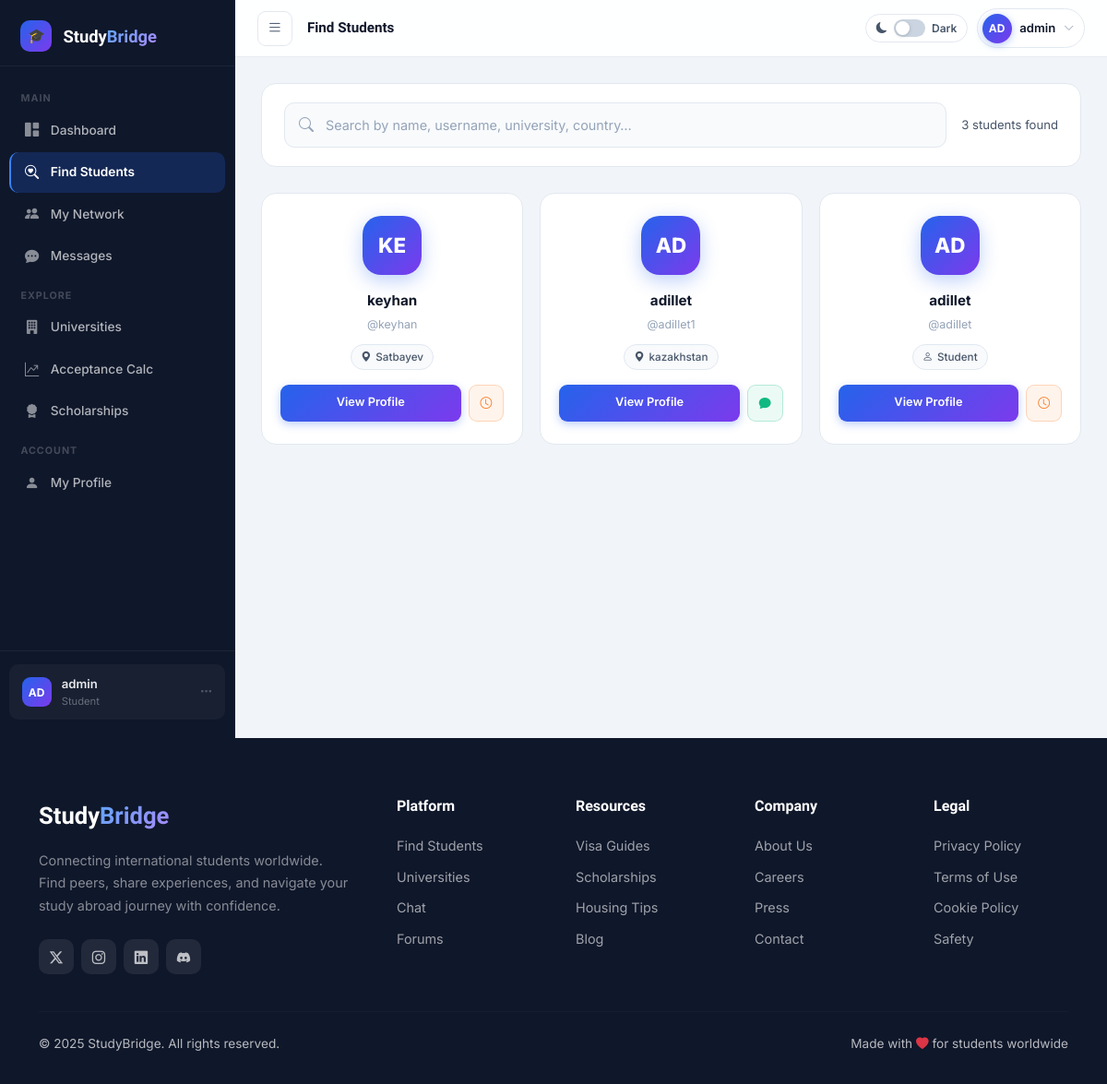
The page /students/ (signed in) on the database its author committed.
### accounts/models.py (models this page shows, shortened)
class User(AbstractUser):
    STUDY_LEVEL_CHOICES = [
        ('bachelor', "Bachelor's Degree"),
        ('master', "Master's Degree"),
        ('phd', 'PhD'),
        ('exchange', 'Exchange Student'),
        ('language', 'Language Course'),
    ]
    YEAR_CHOICES = [
        ('1', '1st Year'),
        ('2', '2nd Year'),
        ('3', '3rd Year'),
        ('4', '4th Year'),
        ('5', '5th Year+'),
        ('grad', 'Graduate'),
    ]
    email = models.EmailField(unique=True)
    full_name = models.CharField(max_length=150, blank=True)
    country_of_origin = models.CharField(max_length=100, blank=True)
    current_country = models.CharField(max_length=100, blank=True)
    university = models.CharField(max_length=200, blank=True)
    study_level = models.CharField(max_length=20, choices=STUDY_LEVEL_CHOICES, blank=True)
    year_of_study = models.CharField(max_length=10, choices=YEAR_CHOICES, blank=True)
    field_of_study = models.CharField(max_length=150, blank=True)
    bio = models.TextField(max_length=500, blank=True)
    avatar = models.ImageField(upload_to='avatars/', null=True, blank=True)
    is_verified = models.BooleanField(default=False)
    created_at = models.DateTimeField(auto_now_add=True)
    USERNAME_FIELD = 'email'
    REQUIRED_FIELDS = ['username']
    def get_display_name(self):
        return self.full_name or self.username
    def get_initials(self):
        name = self.get_display_name()
        parts = name.split()
        if len(parts) >= 2:
            return (parts[0][0] + parts[1][0]).upper()
        return name[:2].upper()

### accounts/views.py (the view, shortened to what this page needs)
# urls.py: path('students/', av.find_students, name='find_students'),
@login_required
def find_students(request):
    query = request.GET.get('q', '').strip()
    students = User.objects.exclude(id=request.user.id)
    students = students.order_by('-date_joined')[:60]
    sent = {r.to_user_id: r for r in ConnectionRequest.objects.filter(from_user=request.user)}
    received = {r.from_user_id: r for r in ConnectionRequest.objects.filter(to_user=request.user)}
    def conn_info(uid):
        if uid in sent:
            r = sent[uid]
            return {'status': r.status, 'direction': 'sent', 'pk': r.pk}
        if uid in received:
            r = received[uid]
            return {'status': r.status, 'direction': 'received', 'pk': r.pk}
        return None
    students_with_conn = [(s, conn_info(s.id)) for s in students]
    return render(request, 'students/find_students.html', {
        'students_with_conn': students_with_conn,
        'query': query,
        'active_page': 'find_students',
        'page_title': 'Find Students',
    })

### accounts/context_processors.py (called while the page is built)
def dashboard_context(request):
    if request.user.is_authenticated:
        pending_count = ConnectionRequest.objects.filter(
            to_user=request.user, status='pending'
        ).count()
        unread_count = Message.objects.filter(
            receiver=request.user, is_read=False
        ).count()
        return {
            'pending_requests_count': pending_count,
            'unread_messages_count': unread_count,
        }
    return {'pending_requests_count': 0, 'unread_messages_count': 0}

### templates/students/find_students.html (shortened to what this page needs)
{% extends 'dashboard_base.html' %}
{% block main_content %}
<div class="search-bar-wrap">
  <div class="search-input-wrap">
    <i class="bi bi-search"></i>
    <input type="text" class="search-input" id="searchInput" placeholder="Search by name, username, university, country…" value="{{ query }}" autocomplete="off">
  </div>
  <div class="search-meta" id="resultCount">
    {% if students_with_conn %}{{ students_with_conn|length }} student{% if students_with_conn|length != 1 %}s{% endif %} found{% else %}No students found{% endif %}
  </div>
</div>
<div id="studentsContainer">
  {% if students_with_conn %}
  <div class="students-grid" id="studentsGrid">
    {% for student, conn in students_with_conn %}
    <div class="student-card">
      <div class="sc-avatar">{{ student.get_initials }}</div>
      <div class="sc-name">{{ student.get_display_name }}</div>
      <div class="sc-username">@{{ student.username }}</div>
      <div class="sc-tags">
        {% if student.current_country %}<span class="sc-tag"><i class="bi bi-geo-alt-fill"></i>{{ student.current_country }}</span>{% endif %}
        {% if not student.current_country and not student.university and not student.field_of_study %}
          <span class="sc-tag"><i class="bi bi-person"></i>Student</span>
        {% endif %}
      </div>
      <div class="sc-actions">
        <a href="{% url 'student_profile' student.username %}" class="sc-btn-view">View Profile</a>
        {% if not conn %}
          <form method="post" action="{% url 'send_connection_request' student.username %}" style="margin:0;">
            {% csrf_token %}
            <input type="hidden" name="next" value="/students/">
            <button type="submit" class="sc-btn-connect" title="Send connection request">
              <i class="bi bi-person-plus"></i>
            </button>
          </form>
        {% elif conn.status == 'accepted' %}
          <a href="{% url 'chat' student.username %}" class="sc-btn-connect accepted" title="Message">
            <i class="bi bi-chat-fill"></i>
          </a>
        {% elif conn.status == 'pending' and conn.direction == 'sent' %}
          <span class="sc-btn-connect pending" title="Request pending">
            <i class="bi bi-clock"></i>
          </span>
        {% elif conn.status == 'pending' and conn.direction == 'received' %}
          <a href="{% url 'connections' %}" class="sc-btn-connect received" title="Respond to request">
            <i class="bi bi-person-check"></i>
          </a>
        {% endif %}
      </div>
    </div>
    {% endfor %}
  </div>
  {% else %}
  <div class="empty-state">
    <div class="es-icon">🔍</div>
    <h3>{% if query %}No results for "{{ query }}"{% else %}No students yet{% endif %}</h3>
    <p>{% if query %}Try a different name, university, or country.{% else %}Be the first to join — invite friends to StudyBridge!{% endif %}</p>
  </div>
  {% endif %}
</div>
{% endblock %}

### templates/dashboard_base.html (shortened to what this page needs)
{% extends 'base.html' %}
{% block content %}
<aside class="sidebar" id="sidebar">
  <a href="{% url 'landing' %}" class="sidebar-logo">
    <div class="sidebar-logo-icon">🎓</div>
    <div class="sidebar-logo-text">Study<span>Bridge</span></div>
  </a>
  <nav class="sidebar-nav">
    <div class="sidebar-section-label">Main</div>
    <a href="{% url 'dashboard' %}" class="sidebar-link {% if active_page == 'dashboard' %}active{% endif %}">
      <i class="bi bi-grid-1x2-fill"></i> Dashboard
    </a>
    <a href="{% url 'find_students' %}" class="sidebar-link {% if active_page == 'find_students' %}active{% endif %}">
      <i class="bi bi-search-heart"></i> Find Students
    </a>
    <a href="{% url 'connections' %}" class="sidebar-link {% if active_page == 'connections' %}active{% endif %}">
      <i class="bi bi-people-fill"></i> My Network
    </a>
    <a href="{% url 'messages_inbox' %}" class="sidebar-link {% if active_page == 'messages' %}active{% endif %}">
      <i class="bi bi-chat-dots-fill"></i> Messages
    </a>
    <div class="sidebar-section-label">Explore</div>
    <a href="{% url 'universities' %}" class="sidebar-link {% if active_page == 'universities' %}active{% endif %}"><i class="bi bi-building-fill"></i> Universities</a>
    <a href="{% url 'calculator' %}" class="sidebar-link {% if active_page == 'calculator' %}active{% endif %}"><i class="bi bi-graph-up-arrow"></i> Acceptance Calc</a>
    <a href="{% url 'scholarships' %}" class="sidebar-link {% if active_page == 'scholarships' %}active{% endif %}"><i class="bi bi-award-fill"></i> Scholarships</a>
    <div class="sidebar-section-label">Account</div>
    <a href="{% url 'edit_profile' %}" class="sidebar-link {% if active_page == 'profile' %}active{% endif %}"><i class="bi bi-person-fill"></i> My Profile</a>
  </nav>
  <div class="sidebar-footer">
    <div class="sidebar-user-mini" onclick="toggleDropdown()">
      <div class="s-avatar">{{ user.get_initials }}</div>
      <div style="flex:1;min-width:0;">
        <div class="sidebar-user-name">{{ user.get_display_name }}</div>
        <div class="sidebar-user-role">Student</div>
      </div>
      <i class="bi bi-three-dots" style="color:rgba(255,255,255,.25);font-size:.85rem;"></i>
    </div>
  </div>
</aside>
<div class="main-wrapper" id="mainWrapper">
  <header class="db-header">
    <button class="burger-btn" onclick="toggleSidebar()">
      <i class="bi bi-list" id="burgerIcon"></i>
    </button>
    <div class="header-title" id="pageTitle">{% block page_title %}{{ page_title }}{% endblock %}</div>
    <div class="header-right">
      <div class="mode-toggle" onclick="toggleDarkMode()">
        <i class="bi bi-moon-fill" style="font-size:.75rem;color:var(--db-text-2);" id="modeIcon"></i>
        <div class="toggle-sw" id="modeSw"><div class="toggle-knob"></div></div>
        <span class="mode-lbl" id="modeLbl">Dark</span>
      </div>
      <div style="position:relative;">
        <div class="avatar-btn" id="avatarBtn" onclick="toggleDropdown()">
          <div class="av-circle">{{ user.get_initials }}</div>
          <span class="av-name">{{ user.get_display_name }}</span>
          <i class="bi bi-chevron-down av-chevron"></i>
        </div>
      </div>
    </div>
  </header>
  <main class="main-content">
    {% block main_content %}{% endblock %}
  </main>
</div>
{% endblock %}

### templates/base.html (style rules this page uses)
:root { --primary: #2563eb; --primary-dark: #1d4ed8; --primary-light: #3b82f6; --secondary: #7c3aed; --accent: #06b6d4; --success: #10b981; --dark: #0f172a; --dark-secondary: #1e293b; --gray: #64748b; --light-gray: #f1f5f9; --border: #e2e8f0; --white: #ffffff; --gradient-primary: linear-gradient(135deg, #2563eb 0%, #7c3aed 100%); --gradient-hero: linear-gradient(135deg, #0f172a 0%, #1e3a5f 50%, #1e1b4b 100%); --shadow-sm: 0 1px 3px rgba(0,0,0,.08), 0 1px 2px rgba(0,0,0,.06); --shadow-md: 0 4px 16px rgba(0,0,0,.10), 0 2px 6px rgba(0,0,0,.06); --shadow-lg: 0 10px 40px rgba(0,0,0,.15), 0 4px 12px rgba(0,0,0,.08); --shadow-xl: 0 20px 60px rgba(0,0,0,.20); --radius: 12px; --radius-lg: 20px; --radius-xl: 28px; }
* { box-sizing: border-box; }
body { font-family: 'Inter', sans-serif; color: var(--dark); background: var(--white); line-height: 1.6; -webkit-font-smoothing: antialiased; }

### templates/students/find_students.html (style rules this page uses)
.search-bar-wrap { background: var(--db-surface); border: 1px solid var(--db-border); border-radius: 16px; padding: 1.25rem 1.5rem; margin-bottom: 1.75rem; display: flex; align-items: center; gap: 1rem; flex-wrap: wrap; }
.search-input-wrap { flex: 1; min-width: 220px; position: relative; }
.search-input-wrap i { position: absolute; left: 1rem; top: 50%; transform: translateY(-50%); color: var(--db-text-3); font-size: 1rem; }
.search-input { width: 100%; padding: .75rem 1rem .75rem 2.75rem; border: 1.5px solid var(--db-border); border-radius: 11px; background: var(--db-surface-2); color: var(--db-text); font-size: .9rem; font-family: 'Inter',sans-serif; transition: border-color .2s, box-shadow .2s; }
.search-input::placeholder { color: var(--db-text-3); }
.search-meta { font-size: .82rem; color: var(--db-text-2); white-space: nowrap; }
.students-grid { display: grid; grid-template-columns: repeat(auto-fill, minmax(240px, 1fr)); gap: 1.125rem; }
.student-card { background: var(--db-surface); border: 1px solid var(--db-border); border-radius: 16px; padding: 1.5rem 1.25rem; display: flex; flex-direction: column; align-items: center; text-align: center; transition: all .25s; position: relative; overflow: hidden; }
.student-card::before { content: ''; position: absolute; top: 0; left: 0; right: 0; height: 3px; background: var(--gradient-primary); transform: scaleX(0); transform-origin: left; transition: transform .3s; }
.sc-avatar { width: 64px; height: 64px; border-radius: 20px; background: var(--gradient-primary); display: flex; align-items: center; justify-content: center; font-size: 1.4rem; font-weight: 800; color: #fff; margin-bottom: 1rem; box-shadow: 0 6px 20px rgba(37,99,235,.3); }
.sc-name { font-size: .95rem; font-weight: 700; color: var(--db-text); margin-bottom: .2rem; }
.sc-username { font-size: .78rem; color: var(--db-text-3); margin-bottom: .75rem; }
.sc-tags { display: flex; flex-wrap: wrap; gap: .375rem; justify-content: center; margin-bottom: 1rem; }
.sc-tag { display: flex; align-items: center; gap: .3rem; background: var(--db-surface-2); border: 1px solid var(--db-border); border-radius: 50px; padding: .22rem .65rem; font-size: .73rem; color: var(--db-text-2); font-weight: 500; }
.sc-tag i { font-size: .7rem; }
.sc-actions { display: flex; gap: .5rem; width: 100%; margin-top: auto; }
.sc-btn-view { flex: 1; padding: .55rem .75rem; border-radius: 9px; background: var(--gradient-primary); color: #fff; text-decoration: none; font-size: .8rem; font-weight: 600; transition: all .2s; text-align: center; box-shadow: 0 3px 10px rgba(37,99,235,.3); }
.sc-btn-connect { padding: .55rem .75rem; border-radius: 9px; border: 1.5px solid var(--db-border); background: var(--db-surface); color: var(--db-text-2); font-size: .8rem; font-weight: 600; cursor: pointer; transition: all .2s; white-space: nowrap; }
.sc-btn-connect.pending { background: rgba(249,115,22,.08); border-color: rgba(249,115,22,.25); color: #f97316; cursor: default; }
.sc-btn-connect.accepted { background: rgba(16,185,129,.08); border-color: rgba(16,185,129,.25); color: #10b981; }

### rows shown on the page
User: get_initials "AD", get_display_name "admin"
User: get_initials "KE", get_display_name "keyhan", username "keyhan", current_country "Satbayev"
User: get_initials "AD", get_display_name "adillet", username "adillet1", current_country "kazakhstan"
User: get_initials "AD", get_display_name "adillet", username "adillet", current_country "Student"

### other values the page prints
{{ page_title }} "Find Students"
{{ students_with_conn|length }} "3"
